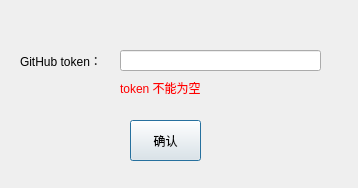
<?xml version="1.0" encoding="UTF-8"?>
<ui version="4.0">
 <class>LoginClass</class>
 <widget class="QDialog" name="LoginClass">
  <property name="geometry">
   <rect>
    <x>0</x>
    <y>0</y>
    <width>358</width>
    <height>188</height>
   </rect>
  </property>
  <property name="windowTitle">
   <string>Login</string>
  </property>
  <widget class="QLabel" name="label">
   <property name="geometry">
    <rect>
     <x>20</x>
     <y>50</y>
     <width>91</width>
     <height>21</height>
    </rect>
   </property>
   <property name="text">
    <string>GitHub token：</string>
   </property>
  </widget>
  <widget class="QLineEdit" name="tokenLine">
   <property name="geometry">
    <rect>
     <x>120</x>
     <y>50</y>
     <width>201</width>
     <height>21</height>
    </rect>
   </property>
  </widget>
  <widget class="QPushButton" name="okButton">
   <property name="geometry">
    <rect>
     <x>130</x>
     <y>120</y>
     <width>71</width>
     <height>41</height>
    </rect>
   </property>
   <property name="text">
    <string>确认</string>
   </property>
  </widget>
  <widget class="QLabel" name="promptLabel">
   <property name="geometry">
    <rect>
     <x>120</x>
     <y>80</y>
     <width>91</width>
     <height>16</height>
    </rect>
   </property>
   <property name="styleSheet">
    <string notr="true">color: rgb(255, 0, 0);</string>
   </property>
   <property name="text">
    <string>token 不能为空</string>
   </property>
  </widget>
 </widget>
 <layoutdefault spacing="6" margin="11"/>
 <resources/>
 <connections/>
</ui>
